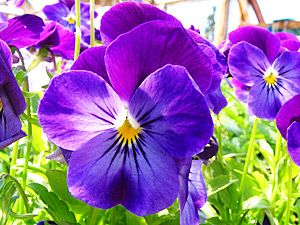
%> input picture TP_2/image.jpg, 300 x 225 px
$ octave Q2.m   (GNU Octave 9; MATLAB toolbox functions it lacks are replaced by stand-ins)
%> lines starting %> are read from the running program, lines starting %| are printed output that depends on the picture

% Lire une image en niveaux de gris
image = imread('image.jpg');
%> image is the input picture: size 225x300x3 uint8; mean R, G, B 148.6, 108.4, 162.4
if size(image, 3) == 3
    image = rgb2gray(image);
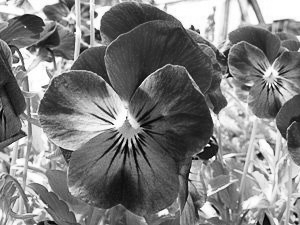
%> image: size 225x300 uint8; min 1, max 255, mean 126.6
end

% Ajouter un bruit de type poivre et sel
image_bruit_poivre_sel = imnoise(image, 'salt & pepper', 0.05);
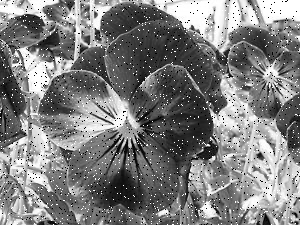
%> image_bruit_poivre_sel: size 225x300 uint8; min 0, max 255, mean 126.6
% 0.05 est la densité du bruit, a ajuster


% Ajouter un bruit gaussien
image_bruit_gaussien = imnoise(image, 'gaussian', 0, 0.01);
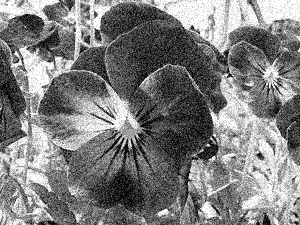
%> image_bruit_gaussien: size 225x300 uint8; min 0, max 255, mean 125.7
% 0.01 est l'écart-type du bruit.


% Afficher chaque image dans sa propre figure
figure;
imshow(image);
title('Image Originale');

figure;
imshow(image_bruit_poivre_sel);
title('Bruit Poivre et Sel');

figure;
imshow(image_bruit_gaussien);
title('Bruit Gaussien');

$ run again, with TP_2/cameraman.jpg copied over TP_2/image.jpg
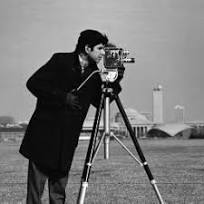
%> input picture TP_2/cameraman.jpg, 204 x 204 px
%> image is the input picture: size 204x204x3 uint8; min 0, max 255, mean 119.1
%> image: size 204x204 uint8
%> `image_bruit_poivre_sel = imnoise(image, 'salt & pepper', 0.05);`:
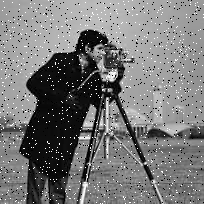
%> image_bruit_poivre_sel: size 204x204 uint8; min 0, max 255, mean 119.5
%> `image_bruit_gaussien = imnoise(image, 'gaussian', 0, 0.01);`:
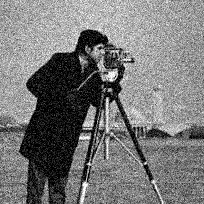
%> image_bruit_gaussien: size 204x204 uint8; min 0, max 255, mean 119.9

$ run again, with TP_2/trui.png saved as TP_2/image.jpg
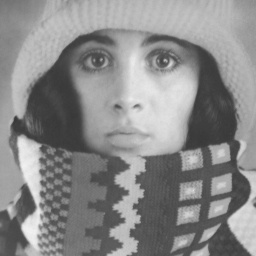
%> input picture TP_2/trui.png, 256 x 256 px
%> image is the input picture: size 256x256 uint8; min 54, max 241, mean 137.7
%> `image_bruit_poivre_sel = imnoise(image, 'salt & pepper', 0.05);`:
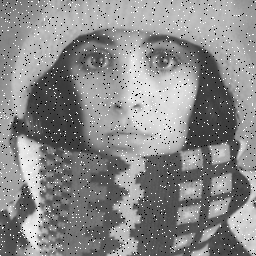
%> image_bruit_poivre_sel: size 256x256 uint8; min 0, max 255, mean 137.2
%> `image_bruit_gaussien = imnoise(image, 'gaussian', 0, 0.01);`:
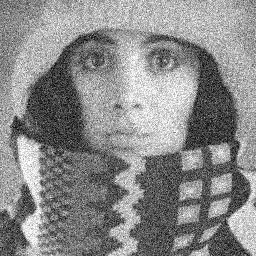
%> image_bruit_gaussien: size 256x256 uint8; min 0, max 255, mean 137.4
